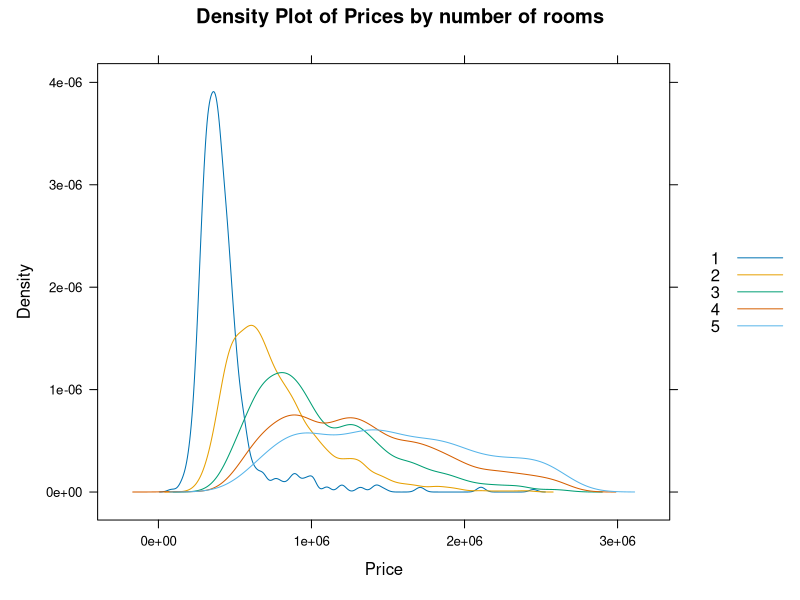
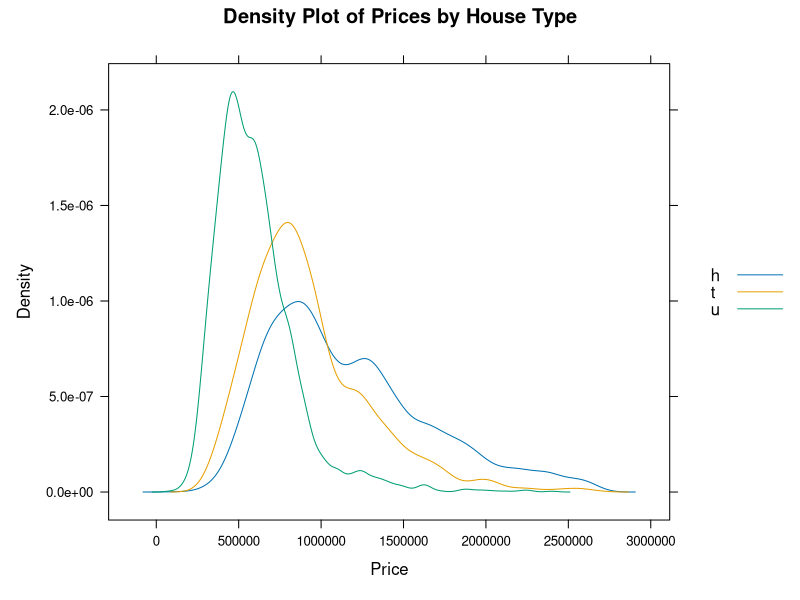
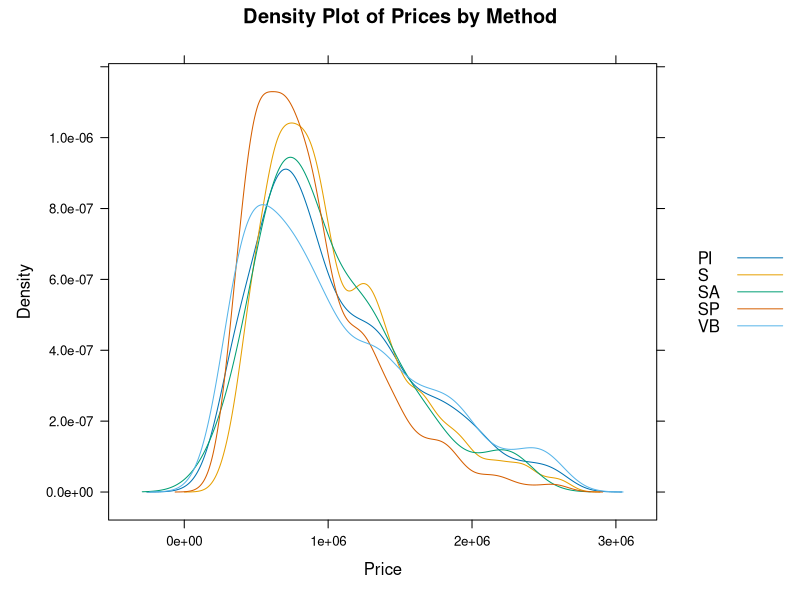

These figures' R source, in order:
library(lattice)
houses <- read.csv("melb_data_cleaned.csv")

# Using the number of unique values to decide what hypothesis to make
unique(houses$Method)
unique(houses$Rooms)
unique(houses$Type)
unique(houses$Bathroom)

#Hypothesis 1 : The number of rooms 
# Null hypothesis : The mean price is the same across all categories of room numbers. The number of rooms has no effect on the price.
# Alternate hypothesis : The mean price varies between the room categories of room numbers. The number of rooms has an effect on the price.
houses$Rooms <- as.factor(houses$Rooms)
result <- aov(Price ~ Rooms, data = houses)
summary(result)
#The p value is <2e-16 which is way lower than 0.05, that means that we should reject the null hypothesis in all cases
TukeyHSD(result)

#In conclusion the alternate hypothesis is correct in all cases
densityplot(~ Price, groups = Rooms, data = houses, auto.key = TRUE,
            main = "Density Plot of Prices by number of rooms",
            xlab = "Price", plot.points = FALSE)

# Based on Tukey
#on average
#2-1: Houses with 2 rooms are $335,512.7 more expensive than houses with 1 room.
#3-1: Houses with 3 rooms are $627,921.6 more expensive than those with 1 room.
#4-1: Houses with 4 rooms are $897,083.1 more expensive than those with 1 room.
#5-1: Houses with 5 rooms are $1,093,865.5 more expensive than those with 1 room.
#3-2: Houses with 3 rooms are $292,408.9 more expensive than those with 2 rooms.
#4-2: Houses with 4 rooms are $561,570.3 more expensive than those with 2 rooms.
#5-2: Houses with 5 rooms are $758,352.8 more expensive than those with 2 rooms.
#4-3: Houses with 4 rooms are $269,161.4 more expensive than those with 3 rooms.
#5-3: Houses with 5 rooms are $465,943.9 more expensive than those with 3 rooms.
#5-4: Houses with 5 rooms are $196,782.5 more expensive than those with 4 rooms.


#t - townhouse
#h - house,cottage,villa, semi,terrace
#u - unit, duplex

# Hypothesis 2: The effect of house type on price
# Null hypothesis: The mean price is the same across all categories of house types. The type of house has no effect on the price.
# Alternate hypothesis: The mean price varies between the categories of house types. The type of house has an effect on the price.
result_type <- aov(Price ~ Type, data = houses)
summary(result_type)
TukeyHSD(result_type)
densityplot(~ Price, groups = Type, data = houses, auto.key = TRUE,
            main = "Density Plot of Prices by House Type",
            xlab = "Price", plot.points = FALSE)
#We will reject the null hypothesis in all cases making the alternate hypothesis always correct
# Based on Tukey
#on average
#t-h: Houses with type t are $242,035.2 less expensive than houses with type h.
#u-h: Houses with type u are $564,274.9 less expensive than houses with type h.
#u-t: Houses with type u are $322,239.6 less expensive than houses with type t.

#Hypothesis 3 : The Effect of the sell method and the price.
# Null hypothesis: The mean price is the same across all categories of Sale Method. The Sale Method of house has no effect on the price.
# Alternate hypothesis: The mean price varies between at least two of the categories of sale methods. The sale method of house has an effect on the price.
result_method <- aov(Price ~ Method, data = houses)
summary(result_method)
TukeyHSD(result_method)
densityplot(~ Price, groups = Method, data = houses, auto.key = TRUE,
            main = "Density Plot of Prices by Method",
            xlab = "Price", plot.points = FALSE)
# Tukey's Honest Significant Difference Test Conclusions:

# The TukeyHSD test provides pairwise comparisons among different property sales conditions such as:
# S (sold), PI (property passed in), SP (sold prior), SA (sold after auction), and VB (vendor bid).

# Key Conclusions:
# 1. Significant Differences:
#    - SP-PI (p adj = 0.0000000): Reject the null hypothesis. Significant difference in mean values between properties sold prior and properties passed in.
#    - SP-S (p adj = 0.0000000): Reject the null hypothesis. Significant difference in mean values between properties sold and sold prior.
#    - VB-SP (p adj = 0.0000000): Reject the null hypothesis. Significant difference in mean values between vendor bids and properties sold prior.
#    These results suggest that the timing and nature of the sale (prior, at, or post-auction) have significant impacts on the outcome metrics (likely price).

# 2. Non-significant Differences:
#    - S-PI (p adj = 0.9813904): Accept the null hypothesis. No significant difference between sold properties and properties passed in.
#    - SA-PI (p adj = 0.9527848): Accept the null hypothesis. No significant difference between properties sold after auction and properties passed in.
#    - VB-PI (p adj = 0.9999995): Accept the null hypothesis. No significant difference between vendor bids and properties passed in.
#    - SA-S (p adj = 0.9767688): Accept the null hypothesis. No significant difference between properties sold and sold after auction.
#    - VB-S (p adj = 0.9922909): Accept the null hypothesis. No significant difference between vendor bids and sold properties.
#    - VB-SA (p adj = 0.9574013): Accept the null hypothesis. No significant difference between vendor bids and properties sold after auction.
#    These outcomes suggest that, in some scenarios, the conditions under which sales occur do not significantly alter the outcome metrics.

